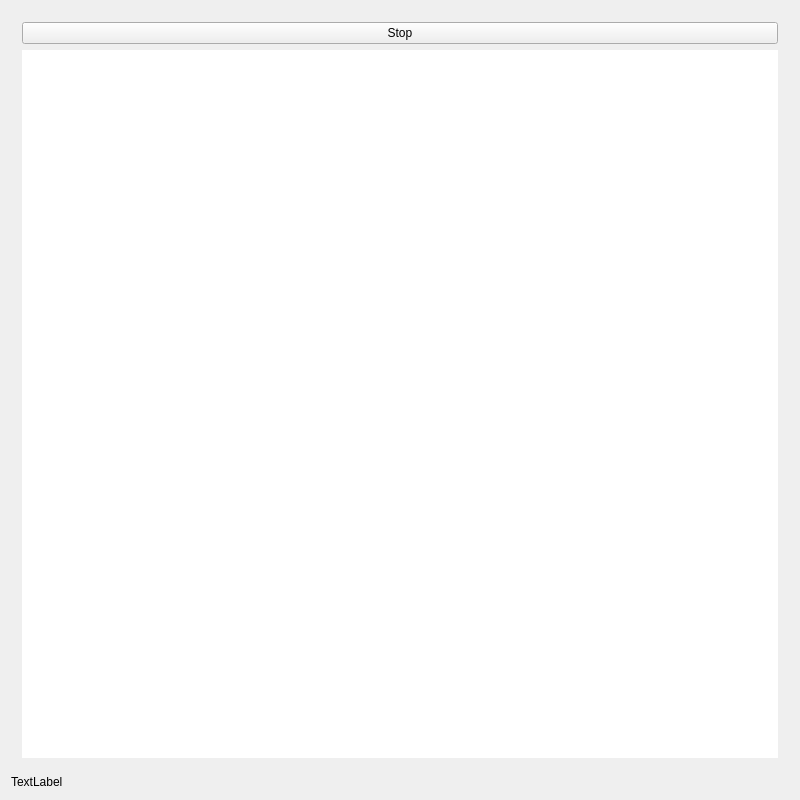
<?xml version="1.0" encoding="UTF-8"?>
<ui version="4.0">
 <class>MainWindow</class>
 <widget class="QMainWindow" name="MainWindow">
  <property name="geometry">
   <rect>
    <x>0</x>
    <y>0</y>
    <width>800</width>
    <height>800</height>
   </rect>
  </property>
  <property name="windowTitle">
   <string>CMake and Qt Widgets</string>
  </property>
  <widget class="QWidget" name="centralWidget">
   <property name="minimumSize">
    <size>
     <width>300</width>
     <height>300</height>
    </size>
   </property>
   <property name="maximumSize">
    <size>
     <width>800</width>
     <height>800</height>
    </size>
   </property>
   <layout class="QVBoxLayout" name="verticalLayout">
    <item>
     <widget class="QWidget" name="widget" native="true">
      <layout class="QGridLayout" name="gridLayout">
       <item row="0" column="0">
        <widget class="QPushButton" name="pushButton">
         <property name="text">
          <string>Stop</string>
         </property>
        </widget>
       </item>
       <item row="1" column="0">
        <widget class="qfi_AI" name="graphicsView">
         <property name="enabled">
          <bool>true</bool>
         </property>
         <property name="frameShape">
          <enum>QFrame::NoFrame</enum>
         </property>
         <property name="verticalScrollBarPolicy">
          <enum>Qt::ScrollBarAlwaysOff</enum>
         </property>
         <property name="horizontalScrollBarPolicy">
          <enum>Qt::ScrollBarAlwaysOff</enum>
         </property>
         <property name="interactive">
          <bool>false</bool>
         </property>
        </widget>
       </item>
      </layout>
     </widget>
    </item>
    <item>
     <widget class="QLabel" name="label">
      <property name="text">
       <string>TextLabel</string>
      </property>
     </widget>
    </item>
   </layout>
  </widget>
 </widget>
 <layoutdefault spacing="6" margin="11"/>
 <customwidgets>
  <customwidget>
   <class>qfi_AI</class>
   <extends>QGraphicsView</extends>
   <header location="global">qfi/qfi_AI.h</header>
  </customwidget>
 </customwidgets>
 <resources/>
 <connections/>
</ui>
